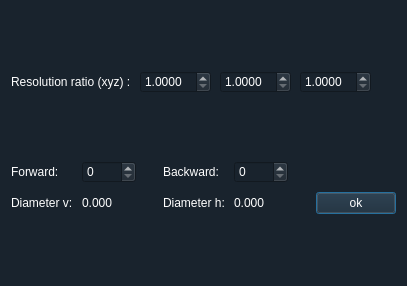
<?xml version="1.0" encoding="UTF-8"?>
<ui version="4.0">
 <class>select_radius_dialog</class>
 <widget class="QDialog" name="select_radius_dialog">
  <property name="geometry">
   <rect>
    <x>0</x>
    <y>0</y>
    <width>407</width>
    <height>286</height>
   </rect>
  </property>
  <property name="windowTitle">
   <string>Diameter adjustment</string>
  </property>
  <property name="styleSheet">
   <string notr="true">color: rgb(255, 255, 255);
font: 9pt &quot;微软雅黑&quot;;
background-color: rgb(25, 35, 45);</string>
  </property>
  <layout class="QHBoxLayout" name="select_path_dialog_hbox">
   <item>
    <layout class="QVBoxLayout" name="verticalLayout_plot">
     <property name="spacing">
      <number>8</number>
     </property>
     <property name="sizeConstraint">
      <enum>QLayout::SetMaximumSize</enum>
     </property>
     <item>
      <layout class="QVBoxLayout" name="verticalLayout_direction"/>
     </item>
     <item>
      <layout class="QGridLayout" name="gridLayout_3">
       <property name="horizontalSpacing">
        <number>9</number>
       </property>
       <item row="0" column="1">
        <widget class="QDoubleSpinBox" name="x_resolution_doubleSpinBox">
         <property name="decimals">
          <number>4</number>
         </property>
         <property name="minimum">
          <double>1.000000000000000</double>
         </property>
         <property name="singleStep">
          <double>0.100000000000000</double>
         </property>
        </widget>
       </item>
       <item row="0" column="2">
        <widget class="QDoubleSpinBox" name="y_resolution_doubleSpinBox">
         <property name="decimals">
          <number>4</number>
         </property>
         <property name="minimum">
          <double>1.000000000000000</double>
         </property>
         <property name="singleStep">
          <double>0.100000000000000</double>
         </property>
        </widget>
       </item>
       <item row="0" column="3">
        <widget class="QDoubleSpinBox" name="z_resolution_doubleSpinBox">
         <property name="decimals">
          <number>4</number>
         </property>
         <property name="minimum">
          <double>1.000000000000000</double>
         </property>
         <property name="singleStep">
          <double>0.100000000000000</double>
         </property>
        </widget>
       </item>
       <item row="0" column="0">
        <widget class="QLabel" name="resolution_label">
         <property name="text">
          <string>Resolution ratio (xyz) :</string>
         </property>
        </widget>
       </item>
       <item row="0" column="4">
        <spacer name="horizontalSpacer_2">
         <property name="orientation">
          <enum>Qt::Horizontal</enum>
         </property>
         <property name="sizeHint" stdset="0">
          <size>
           <width>40</width>
           <height>20</height>
          </size>
         </property>
        </spacer>
       </item>
      </layout>
     </item>
     <item>
      <layout class="QGridLayout" name="gridLayout">
       <property name="spacing">
        <number>9</number>
       </property>
       <item row="1" column="6">
        <widget class="QPushButton" name="res_save_Button">
         <property name="text">
          <string>ok</string>
         </property>
        </widget>
       </item>
       <item row="0" column="2">
        <spacer name="horizontalSpacer">
         <property name="orientation">
          <enum>Qt::Horizontal</enum>
         </property>
         <property name="sizeHint" stdset="0">
          <size>
           <width>40</width>
           <height>20</height>
          </size>
         </property>
        </spacer>
       </item>
       <item row="0" column="5">
        <spacer name="horizontalSpacer_3">
         <property name="orientation">
          <enum>Qt::Horizontal</enum>
         </property>
         <property name="sizeHint" stdset="0">
          <size>
           <width>40</width>
           <height>20</height>
          </size>
         </property>
        </spacer>
       </item>
       <item row="0" column="3">
        <widget class="QLabel" name="backward_label">
         <property name="minimumSize">
          <size>
           <width>0</width>
           <height>0</height>
          </size>
         </property>
         <property name="maximumSize">
          <size>
           <width>16777215</width>
           <height>30</height>
          </size>
         </property>
         <property name="text">
          <string>Backward:</string>
         </property>
        </widget>
       </item>
       <item row="0" column="0">
        <widget class="QLabel" name="forward_label">
         <property name="maximumSize">
          <size>
           <width>16777215</width>
           <height>30</height>
          </size>
         </property>
         <property name="text">
          <string>Forward:</string>
         </property>
        </widget>
       </item>
       <item row="0" column="1">
        <widget class="QSpinBox" name="forward_spinBox">
         <property name="maximum">
          <number>9999</number>
         </property>
        </widget>
       </item>
       <item row="1" column="1">
        <widget class="QLabel" name="d_v_nums_label">
         <property name="text">
          <string>0.000</string>
         </property>
        </widget>
       </item>
       <item row="0" column="4">
        <widget class="QSpinBox" name="backward_spinBox">
         <property name="maximum">
          <number>9999</number>
         </property>
        </widget>
       </item>
       <item row="1" column="0">
        <widget class="QLabel" name="d_v_label">
         <property name="text">
          <string>Diameter v:</string>
         </property>
        </widget>
       </item>
       <item row="1" column="3">
        <widget class="QLabel" name="d_h_label">
         <property name="text">
          <string>Diameter h:</string>
         </property>
        </widget>
       </item>
       <item row="1" column="4">
        <widget class="QLabel" name="d_h_nums_label">
         <property name="text">
          <string>0.000</string>
         </property>
        </widget>
       </item>
      </layout>
     </item>
    </layout>
   </item>
  </layout>
 </widget>
 <resources/>
 <connections/>
</ui>
